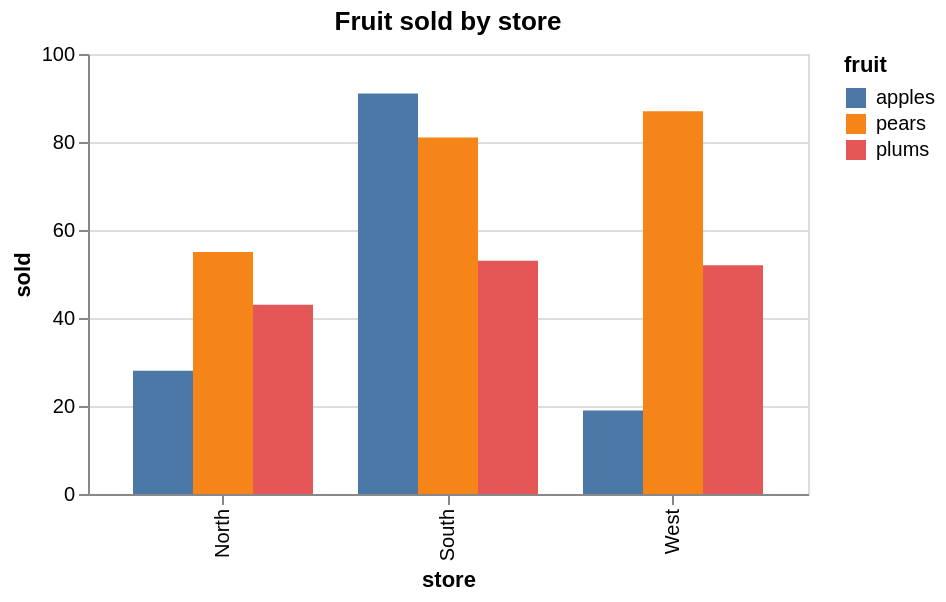

The Vega-Lite source for this figure:
### Vega-Lite specification from a JSON file in a GitHub repository (floating-point values rounded to 4 significant figures)
{"$schema": "https://vega.github.io/schema/vega-lite/v5.json", "title": "Fruit sold by store", "width": 360, "height": 220, "data": {"values": [{"store": "North", "fruit": "apples", "sold": 28}, {"store": "North", "fruit": "pears", "sold": 55}, {"store": "North", "fruit": "plums", "sold": 43}, {"store": "South", "fruit": "apples", "sold": 91}, {"store": "South", "fruit": "pears", "sold": 81}, {"store": "South", "fruit": "plums", "sold": 53}, {"store": "West", "fruit": "apples", "sold": 19}, {"store": "West", "fruit": "pears", "sold": 87}, {"store": "West", "fruit": "plums", "sold": 52}]}, "mark": "bar", "encoding": {"x": {"field": "store", "type": "nominal"}, "xOffset": {"field": "fruit"}, "y": {"field": "sold", "type": "quantitative"}, "color": {"field": "fruit", "type": "nominal"}}}
